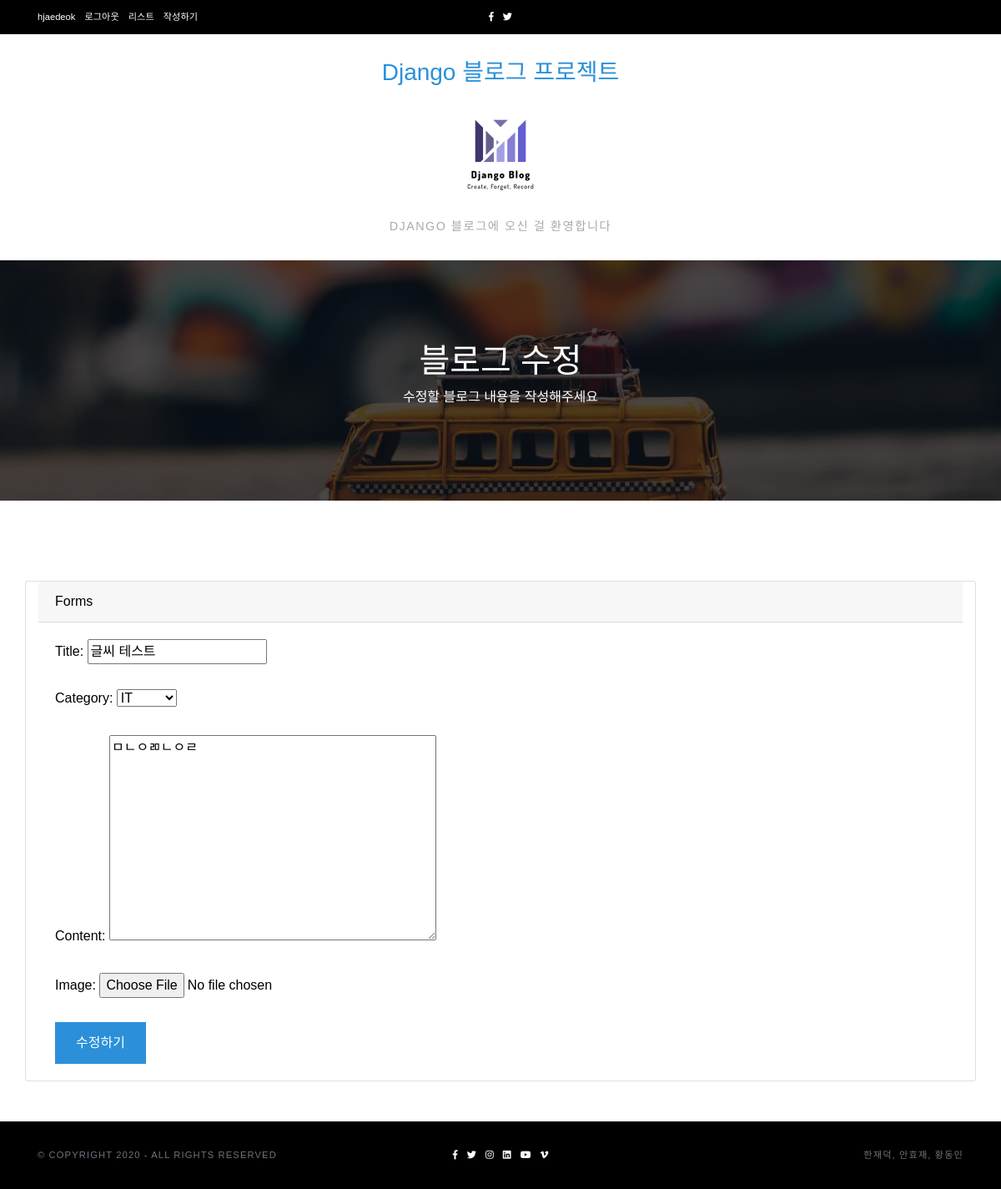
The page /post/20/update (signed in) on the database its author committed.
### blog/models.py (models this page shows, shortened)
class Post(models.Model):
    title = models.CharField(max_length=200, help_text="블로그 제목")
    user = models.ForeignKey(User, on_delete=models.SET_NULL, null=True, blank=True, help_text="블로그 사용자")
    category = models.ForeignKey('Category', on_delete=models.SET_NULL, null=True)
    content = models.TextField(help_text="블로그 내용")
    image = models.ImageField(blank=True, null=True, help_text="블로그 이미지")
    view_count = models.IntegerField(default=0, help_text="블로그 조회수")
    likes_user = models.ManyToManyField(User, blank=True, related_name='likes_user')
    create_date = models.DateField(auto_now_add=True, help_text="블로그 게시물 생성일")
    update_date = models.DateField(auto_now=True, help_text="블로그 게시물 수정일")
    class Meta:
        ordering = ['-create_date']

### blog/views.py (the view)
# urls.py: path('post/<int:pk>/update', views.PostUpdateView.as_view(), name='post-update'),
class PostUpdateView(LoginRequiredMixin, generic.UpdateView):
    model = Post
    fields = ['title', 'category', 'content', 'image']
    template_name = "blog/post_update.html"
    success_url = "/"
    def get_context_data(self, **kwargs):
        context = super(PostUpdateView, self).get_context_data(**kwargs)
        context['post_total'] = Post.objects.count()
        context['post_category'] = Category.objects.all()
        return context

### blog/models.py (called while the page is built)
    def __str__(self):
        return self.name

### blog/templates/blog/post_update.html (shortened to what this page needs)
<!DOCTYPE html>
<html>
  <head>
    {% include "include/header_css.html" %}
    </head>
    <body>
      {% include "include/header.html" %}
    <section class="hero bg-center bg-cover" style="background: url(/static/img/hero-banner.jpg)">
      <div class="dark-overlay py-5">
        <div class="overlay-content">
          <div class="container py-5 text-white text-center">
            <h1>블로그 수정</h1>
            <p>수정할 블로그 내용을 작성해주세요</p>
          </div>
        </div>
      </div>
    </section>
    <section class="pt-5">
        <div class="container pt-5">
          <div class="row mb-5">
            <div class="col-lg-12">
              <div class="row">
                <div class="col-lg-12 card" id="forms">
                    <div class="card-header">Forms</div>
                    <div class="card-body">
                      <form name="updateForm" method="POST" action="{% url 'post-update' post.id %}" enctype="multipart/form-data">
                        <fieldset>
                          {% for field in form %}
                          <div class="form-group">
                            <label for="colFormLabel">{{ field.label_tag }}</label>
                            {{ field }}
                          </div>
                          {% endfor %}
                          <input type="button" onclick="updateCheck()" class="btn btn-primary" value="수정하기"/>
                        </fieldset>
                      </form>
                    </div>
                </div>
              </div>
            </div>
          </div>
        </div>
      </section>
    {% include "include/footer.html" %}
    {% include "include/footer_css.html" %}
  </body>
</html>

### blog/templates/include/header.html (shortened to what this page needs)
<header class="header">
    <div class="py-2 bg-dark text-white">
      <div class="container py-1">
        <div class="row align-items-center">
          <div class="col-lg-4">
            <ul class="list-inline mb-0 small">
              {% if user.is_authenticated  %}
              <li class="list-inline-item">
                <a class="reset-anchor" href="#">
                  {{ user.get_username  }}
                </a>
              </li>
              <li class="list-inline-item">
                <a class="reset-anchor" href="{% url 'logout'%}?next={% url 'posts' %}">
                  로그아웃
                </a>
              </li>
              {% else %}
              <li class="list-inline-item">
                <a class="reset-anchor" href="{% url 'login'%}?next={{request.path}}">
                  로그인
                </a>
              </li>
              {% endif %}
              <li class="list-inline-item">
                <a class="reset-anchor" href="{% url 'posts' %}">
                  리스트
                </a>
              </li>
              <li class="list-inline-item">
                <a class="reset-anchor" href="{% url 'post-create' %}">
                  작성하기
                </a>
              </li>
            </ul>
          </div>
          <div class="col-lg-4 d-none d-lg-block text-center">
            <ul class="list-inline mb-0 small">
              <li class="list-inline-item"><a class="reset-anchor" href="#"><i class="fab fa-facebook-f"></i></a></li>
              <li class="list-inline-item"><a class="reset-anchor" href="#"><i class="fab fa-twitter"></i></a></li>
            </ul>
          </div>
        </div>
      </div>
    </div>
    <nav class="navbar navbar-expand-lg navbar-light bg-white py-4">
      <div class="container text-center"><a class="navbar-brand mx-auto" href="{% url 'posts' %}"><h3>Django 블로그 프로젝트</h3>
        <img src="/static/img/logo.png" alt="" width="150px;" height="150px;">
        <p class="text-small text-uppercase text-gray mb-0">Django 블로그에 오신 걸 환영합니다</p></a></div>
    </nav>
  </header>

### blog/static/css/style.blue.css (style rules this page uses)
.text-small { font-size: 0.85rem !important; }
section { overflow: hidden; }
.text-gray { color: #aaa !important; }
.text-uppercase { text-transform: uppercase; letter-spacing: 0.1em; letter-spacing: .1em; }
.text-small { font-size: 0.9rem !important; }
.overlay-content { position: relative; z-index: 20; }
.dark-overlay { position: relative; }
.dark-overlay::after { position: absolute; top: 0; left: 0; width: 100%; height: 100%; content: ' '; opacity: .7; background: #000; }
.bg-cover { background-size: cover !important; background-position: center center !important; }
.bg-center { background-position: 50% 50% !important; }
.reset-anchor { color: inherit; border: none; background: none; }
.reset-anchor { color: inherit; transition: all 0.3s; }
.navbar { padding: 0.5rem 1rem; }
.navbar-brand { display: inline-block; padding-top: 0.3125rem; padding-bottom: 0.3125rem; margin-right: 1rem; font-size: 1.25rem; }
.navbar-light .navbar-brand { color: #2b90d9; }
.btn { font-weight: 400; border: 1px solid transparent; font-family: 'NanumSquare', sans-serif; padding: 0.75rem 1.5rem; font-size: 1rem; line-height: 1.5; border-radius: 0rem; transition: color 0.15s ease-in-out, background-color 0.15s ease-in-out, border-color 0.15s ease-in-out, box-shadow 0.15s ease-in-out; }
.btn-primary { color: #fff; background-color: #2b90d9; border-color: #2b90d9; }
body { font-family: 'NanumSquare', sans-serif; font-size: 1rem; font-weight: 400; line-height: 1.5; color: #000; background-color: #fff; }
a { color: #2b90d9; text-decoration: none; }
h1, h2, h3, h4, h5, h6, .h1, .h2, .h3, .h4, .h5, .h6 { margin-bottom: 0.5rem; font-family: 'NanumSquare', sans-serif; font-weight: 400; line-height: 1.2; color: inherit; }
h1, .h1 { font-size: 2.5rem; }
h3, .h3 { font-size: 1.75rem; }
small, .small { font-size: 70%; font-weight: 400; }
.bg-dark { background-color: #000 !important; }
.card { background-color: #fff; border: 1px solid rgba(0, 0, 0, 0.125); border-radius: 0.25rem; }
.card-body { padding: 1.25rem; }
.card-header { padding: 0.75rem 1.25rem; background-color: rgba(0, 0, 0, 0.03); border-bottom: 1px solid rgba(0, 0, 0, 0.125); }
.card-header:first-child { border-radius: calc(0.25rem - 1px) calc(0.25rem - 1px) 0 0; }

### rows shown on the page
Post: form "글씨 테스트" "IT" "ㅁㄴㅇㄻㄴㅇㄹ"

### other values the page prints
{{ user.get_username }} "hjaedeok"
{{ field.label_tag }} "Title:" "Category:" "Content:" "Image:"
